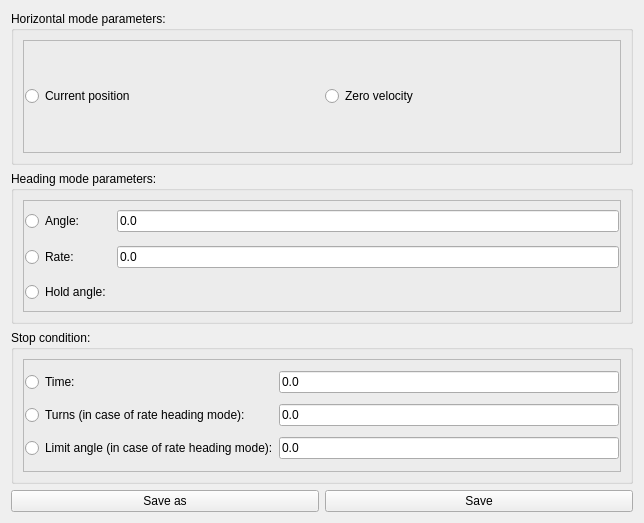
              <widget class="QWidget" name="scrollAreaWidgetContents_11">
               <property name="geometry">
                <rect>
                 <x>0</x>
                 <y>0</y>
                 <width>644</width>
                 <height>523</height>
                </rect>
               </property>
               <layout class="QVBoxLayout" name="verticalLayout_15">
                <item>
                 <widget class="QGroupBox" name="groupBox_16">
                  <property name="title">
                   <string>Horizontal mode parameters:</string>
                  </property>
                  <layout class="QHBoxLayout" name="horizontalLayout_45">
                   <item>
                    <widget class="QFrame" name="frame_19">
                     <property name="frameShape">
                      <enum>QFrame::StyledPanel</enum>
                     </property>
                     <property name="frameShadow">
                      <enum>QFrame::Raised</enum>
                     </property>
                     <layout class="QHBoxLayout" name="horizontalLayout_63">
                      <property name="leftMargin">
                       <number>1</number>
                      </property>
                      <property name="topMargin">
                       <number>1</number>
                      </property>
                      <property name="rightMargin">
                       <number>1</number>
                      </property>
                      <property name="bottomMargin">
                       <number>1</number>
                      </property>
                      <item>
                       <widget class="QRadioButton" name="CurrPosPH">
                        <property name="text">
                         <string>Current position</string>
                        </property>
                       </widget>
                      </item>
                      <item>
                       <widget class="QRadioButton" name="ZeroVeloPH">
                        <property name="text">
                         <string>Zero velocity</string>
                        </property>
                       </widget>
                      </item>
                     </layout>
                    </widget>
                   </item>
                  </layout>
                 </widget>
                </item>
                <item>
                 <widget class="QGroupBox" name="groupBox_17">
                  <property name="title">
                   <string>Heading mode parameters:</string>
                  </property>
                  <layout class="QHBoxLayout" name="horizontalLayout_61">
                   <item>
                    <widget class="QFrame" name="frame_20">
                     <property name="frameShape">
                      <enum>QFrame::StyledPanel</enum>
                     </property>
                     <property name="frameShadow">
                      <enum>QFrame::Raised</enum>
                     </property>
                     <layout class="QHBoxLayout" name="horizontalLayout_102">
                      <property name="leftMargin">
                       <number>1</number>
                      </property>
                      <property name="topMargin">
                       <number>1</number>
                      </property>
                      <property name="rightMargin">
                       <number>1</number>
                      </property>
                      <property name="bottomMargin">
                       <number>1</number>
                      </property>
                      <item>
                       <layout class="QGridLayout" name="gridLayout_8">
                        <item row="1" column="0">
                         <widget class="QRadioButton" name="HeadingModeRatePH">
                          <property name="text">
                           <string>Rate:</string>
                          </property>
                         </widget>
                        </item>
                        <item row="0" column="0">
                         <widget class="QRadioButton" name="HeadingModeAnglePH">
                          <property name="text">
                           <string>Angle:</string>
                          </property>
                         </widget>
                        </item>
                        <item row="1" column="1">
                         <widget class="QLineEdit" name="RateValPH">
                          <property name="text">
                           <string>0.0</string>
                          </property>
                         </widget>
                        </item>
                        <item row="0" column="1">
                         <widget class="QLineEdit" name="AngleValPH">
                          <property name="text">
                           <string>0.0</string>
                          </property>
                         </widget>
                        </item>
                        <item row="2" column="0">
                         <widget class="QRadioButton" name="HeadingModeHoldAnglePH">
                          <property name="text">
                           <string>Hold angle:</string>
                          </property>
                         </widget>
                        </item>
                       </layout>
                      </item>
                     </layout>
                    </widget>
                   </item>
                  </layout>
                 </widget>
                </item>
                <item>
                 <widget class="QGroupBox" name="groupBox_18">
                  <property name="title">
                   <string>Stop condition:</string>
                  </property>
                  <layout class="QHBoxLayout" name="horizontalLayout_62">
                   <item>
                    <widget class="QFrame" name="frame_21">
                     <property name="frameShape">
                      <enum>QFrame::StyledPanel</enum>
                     </property>
                     <property name="frameShadow">
                      <enum>QFrame::Raised</enum>
                     </property>
                     <layout class="QHBoxLayout" name="horizontalLayout_103">
                      <property name="spacing">
                       <number>1</number>
                      </property>
                      <property name="leftMargin">
                       <number>1</number>
                      </property>
                      <property name="topMargin">
                       <number>1</number>
                      </property>
                      <property name="rightMargin">
                       <number>1</number>
                      </property>
                      <property name="bottomMargin">
                       <number>1</number>
                      </property>
                      <item>
                       <layout class="QGridLayout" name="gridLayout_9">
                        <item row="1" column="1">
                         <widget class="QLineEdit" name="TurnsValPH">
                          <property name="text">
                           <string>0.0</string>
                          </property>
                         </widget>
                        </item>
                        <item row="1" column="0">
                         <widget class="QRadioButton" name="StopConditionTurnPH">
                          <property name="text">
                           <string>Turns (in case of rate heading mode):</string>
                          </property>
                         </widget>
                        </item>
                        <item row="3" column="0">
                         <widget class="QRadioButton" name="StopConditionLimitAnglePH">
                          <property name="text">
                           <string>Limit angle (in case of rate heading mode):</string>
                          </property>
                         </widget>
                        </item>
                        <item row="3" column="1">
                         <widget class="QLineEdit" name="LimitAnglePH">
                          <property name="text">
                           <string>0.0</string>
                          </property>
                         </widget>
                        </item>
                        <item row="0" column="0">
                         <widget class="QRadioButton" name="StopConditionTimePH">
                          <property name="text">
                           <string>Time:</string>
                          </property>
                         </widget>
                        </item>
                        <item row="0" column="1">
                         <widget class="QLineEdit" name="TimeValPH">
                          <property name="text">
                           <string>0.0</string>
                          </property>
                         </widget>
                        </item>
                       </layout>
                      </item>
                     </layout>
                    </widget>
                   </item>
                  </layout>
                 </widget>
                </item>
                <item>
                 <layout class="QHBoxLayout" name="horizontalLayout_44">
                  <item>
                   <widget class="QPushButton" name="SaveAsPH">
                    <property name="text">
                     <string>Save as</string>
                    </property>
                   </widget>
                  </item>
                  <item>
                   <widget class="QPushButton" name="SavePH">
                    <property name="text">
                     <string>Save</string>
                    </property>
                   </widget>
                  </item>
                 </layout>
                </item>
               </layout>
              </widget>
